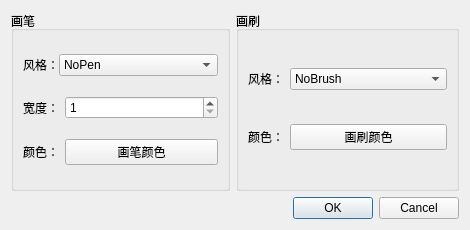
<?xml version="1.0" encoding="UTF-8"?>
<ui version="4.0">
 <class>DrawSettingDialog</class>
 <widget class="QDialog" name="DrawSettingDialog">
  <property name="geometry">
   <rect>
    <x>0</x>
    <y>0</y>
    <width>470</width>
    <height>230</height>
   </rect>
  </property>
  <property name="maximumSize">
   <size>
    <width>470</width>
    <height>230</height>
   </size>
  </property>
  <property name="windowTitle">
   <string>绘制设置</string>
  </property>
  <property name="windowIcon">
   <iconset resource="cad_res.qrc">
    <normaloff>:/img/res/setting.png</normaloff>:/img/res/setting.png</iconset>
  </property>
  <layout class="QHBoxLayout" name="horizontalLayout_2">
   <item>
    <layout class="QVBoxLayout" name="verticalLayout">
     <item>
      <layout class="QHBoxLayout" name="horizontalLayout">
       <item>
        <widget class="QGroupBox" name="groupBox">
         <property name="title">
          <string>画笔</string>
         </property>
         <layout class="QVBoxLayout" name="verticalLayout_2">
          <item>
           <layout class="QHBoxLayout" name="horizontalLayout_3">
            <property name="spacing">
             <number>0</number>
            </property>
            <property name="leftMargin">
             <number>0</number>
            </property>
            <item>
             <widget class="QLabel" name="label">
              <property name="text">
               <string>风格：</string>
              </property>
              <property name="alignment">
               <set>Qt::AlignLeading|Qt::AlignLeft|Qt::AlignVCenter</set>
              </property>
              <property name="margin">
               <number>0</number>
              </property>
              <property name="indent">
               <number>-1</number>
              </property>
             </widget>
            </item>
            <item>
             <widget class="QComboBox" name="comboBox_pen_style">
              <property name="sizePolicy">
               <sizepolicy hsizetype="Expanding" vsizetype="Fixed">
                <horstretch>0</horstretch>
                <verstretch>0</verstretch>
               </sizepolicy>
              </property>
              <property name="sizeAdjustPolicy">
               <enum>QComboBox::AdjustToContents</enum>
              </property>
              <item>
               <property name="text">
                <string>NoPen</string>
               </property>
              </item>
              <item>
               <property name="text">
                <string>SolidLine</string>
               </property>
              </item>
              <item>
               <property name="text">
                <string>DashLine</string>
               </property>
              </item>
              <item>
               <property name="text">
                <string>DotLine</string>
               </property>
              </item>
              <item>
               <property name="text">
                <string>DashDotLine</string>
               </property>
              </item>
              <item>
               <property name="text">
                <string>DashDotDotLine</string>
               </property>
              </item>
              <item>
               <property name="text">
                <string>CustomDashLine</string>
               </property>
              </item>
             </widget>
            </item>
           </layout>
          </item>
          <item>
           <layout class="QHBoxLayout" name="horizontalLayout_4" stretch="0,0">
            <property name="spacing">
             <number>6</number>
            </property>
            <item>
             <widget class="QLabel" name="label_2">
              <property name="text">
               <string>宽度：</string>
              </property>
             </widget>
            </item>
            <item>
             <widget class="QSpinBox" name="spinBox_pen_width">
              <property name="sizePolicy">
               <sizepolicy hsizetype="MinimumExpanding" vsizetype="Fixed">
                <horstretch>0</horstretch>
                <verstretch>0</verstretch>
               </sizepolicy>
              </property>
              <property name="minimum">
               <number>1</number>
              </property>
              <property name="maximum">
               <number>100</number>
              </property>
             </widget>
            </item>
           </layout>
          </item>
          <item>
           <layout class="QHBoxLayout" name="horizontalLayout_5">
            <item>
             <widget class="QLabel" name="label_3">
              <property name="text">
               <string>颜色：</string>
              </property>
             </widget>
            </item>
            <item>
             <widget class="QPushButton" name="pushButton_pen_color">
              <property name="sizePolicy">
               <sizepolicy hsizetype="MinimumExpanding" vsizetype="Fixed">
                <horstretch>0</horstretch>
                <verstretch>0</verstretch>
               </sizepolicy>
              </property>
              <property name="text">
               <string>画笔颜色</string>
              </property>
             </widget>
            </item>
           </layout>
          </item>
         </layout>
        </widget>
       </item>
       <item>
        <widget class="QGroupBox" name="groupBox_2">
         <property name="title">
          <string>画刷</string>
         </property>
         <layout class="QGridLayout" name="gridLayout">
          <item row="0" column="0">
           <layout class="QHBoxLayout" name="horizontalLayout_6">
            <item>
             <widget class="QLabel" name="label_4">
              <property name="text">
               <string>风格：</string>
              </property>
             </widget>
            </item>
            <item>
             <widget class="QComboBox" name="comboBox_brush_style">
              <property name="sizeAdjustPolicy">
               <enum>QComboBox::AdjustToContents</enum>
              </property>
              <item>
               <property name="text">
                <string>NoBrush</string>
               </property>
              </item>
              <item>
               <property name="text">
                <string>SolidPattern</string>
               </property>
              </item>
              <item>
               <property name="text">
                <string>Dense1Pattern</string>
               </property>
              </item>
              <item>
               <property name="text">
                <string>Dense2Pattern</string>
               </property>
              </item>
              <item>
               <property name="text">
                <string>Dense3Pattern</string>
               </property>
              </item>
              <item>
               <property name="text">
                <string>Dense4Pattern</string>
               </property>
              </item>
              <item>
               <property name="text">
                <string>Dense5Pattern</string>
               </property>
              </item>
              <item>
               <property name="text">
                <string>Dense6Pattern</string>
               </property>
              </item>
              <item>
               <property name="text">
                <string>Dense7Pattern</string>
               </property>
              </item>
              <item>
               <property name="text">
                <string>HorPattern</string>
               </property>
              </item>
              <item>
               <property name="text">
                <string>VerPattern</string>
               </property>
              </item>
              <item>
               <property name="text">
                <string>CrossPattern</string>
               </property>
              </item>
              <item>
               <property name="text">
                <string>BDiagPattern</string>
               </property>
              </item>
              <item>
               <property name="text">
                <string>FDiagPattern</string>
               </property>
              </item>
              <item>
               <property name="text">
                <string>DiagCrossPattern</string>
               </property>
              </item>
              <item>
               <property name="text">
                <string>LinearGradientPattern</string>
               </property>
              </item>
              <item>
               <property name="text">
                <string>ConicalGradientPattern</string>
               </property>
              </item>
              <item>
               <property name="text">
                <string>RadialGradientPattern</string>
               </property>
              </item>
              <item>
               <property name="text">
                <string>TexturePattern</string>
               </property>
              </item>
             </widget>
            </item>
           </layout>
          </item>
          <item row="1" column="0">
           <layout class="QHBoxLayout" name="horizontalLayout_7">
            <item>
             <widget class="QLabel" name="label_6">
              <property name="text">
               <string>颜色：</string>
              </property>
             </widget>
            </item>
            <item>
             <widget class="QPushButton" name="pushButton_brush_color">
              <property name="sizePolicy">
               <sizepolicy hsizetype="Expanding" vsizetype="Fixed">
                <horstretch>0</horstretch>
                <verstretch>0</verstretch>
               </sizepolicy>
              </property>
              <property name="text">
               <string>画刷颜色</string>
              </property>
             </widget>
            </item>
           </layout>
          </item>
         </layout>
        </widget>
       </item>
      </layout>
     </item>
     <item>
      <widget class="QDialogButtonBox" name="buttonBox">
       <property name="orientation">
        <enum>Qt::Horizontal</enum>
       </property>
       <property name="standardButtons">
        <set>QDialogButtonBox::Cancel|QDialogButtonBox::Ok</set>
       </property>
      </widget>
     </item>
    </layout>
   </item>
  </layout>
 </widget>
 <resources>
  <include location="cad_res.qrc"/>
 </resources>
 <connections>
  <connection>
   <sender>buttonBox</sender>
   <signal>accepted()</signal>
   <receiver>DrawSettingDialog</receiver>
   <slot>accept()</slot>
   <hints>
    <hint type="sourcelabel">
     <x>228</x>
     <y>211</y>
    </hint>
    <hint type="destinationlabel">
     <x>157</x>
     <y>229</y>
    </hint>
   </hints>
  </connection>
  <connection>
   <sender>buttonBox</sender>
   <signal>rejected()</signal>
   <receiver>DrawSettingDialog</receiver>
   <slot>reject()</slot>
   <hints>
    <hint type="sourcelabel">
     <x>296</x>
     <y>217</y>
    </hint>
    <hint type="destinationlabel">
     <x>286</x>
     <y>229</y>
    </hint>
   </hints>
  </connection>
  <connection>
   <sender>comboBox_pen_style</sender>
   <signal>currentIndexChanged(int)</signal>
   <receiver>DrawSettingDialog</receiver>
   <slot>pen_style_changed(int)</slot>
   <hints>
    <hint type="sourcelabel">
     <x>118</x>
     <y>51</y>
    </hint>
    <hint type="destinationlabel">
     <x>5</x>
     <y>22</y>
    </hint>
   </hints>
  </connection>
  <connection>
   <sender>comboBox_brush_style</sender>
   <signal>currentIndexChanged(int)</signal>
   <receiver>DrawSettingDialog</receiver>
   <slot>brush_style_changed(int)</slot>
   <hints>
    <hint type="sourcelabel">
     <x>370</x>
     <y>66</y>
    </hint>
    <hint type="destinationlabel">
     <x>465</x>
     <y>21</y>
    </hint>
   </hints>
  </connection>
  <connection>
   <sender>spinBox_pen_width</sender>
   <signal>valueChanged(int)</signal>
   <receiver>DrawSettingDialog</receiver>
   <slot>pen_width_changed(int)</slot>
   <hints>
    <hint type="sourcelabel">
     <x>80</x>
     <y>106</y>
    </hint>
    <hint type="destinationlabel">
     <x>6</x>
     <y>66</y>
    </hint>
   </hints>
  </connection>
  <connection>
   <sender>buttonBox</sender>
   <signal>clicked(QAbstractButton*)</signal>
   <receiver>DrawSettingDialog</receiver>
   <slot>accept()</slot>
   <hints>
    <hint type="sourcelabel">
     <x>353</x>
     <y>209</y>
    </hint>
    <hint type="destinationlabel">
     <x>330</x>
     <y>225</y>
    </hint>
   </hints>
  </connection>
 </connections>
 <slots>
  <slot>pen_style_changed(int)</slot>
  <slot>brush_style_changed(int)</slot>
  <slot>pen_width_changed(int)</slot>
 </slots>
</ui>
